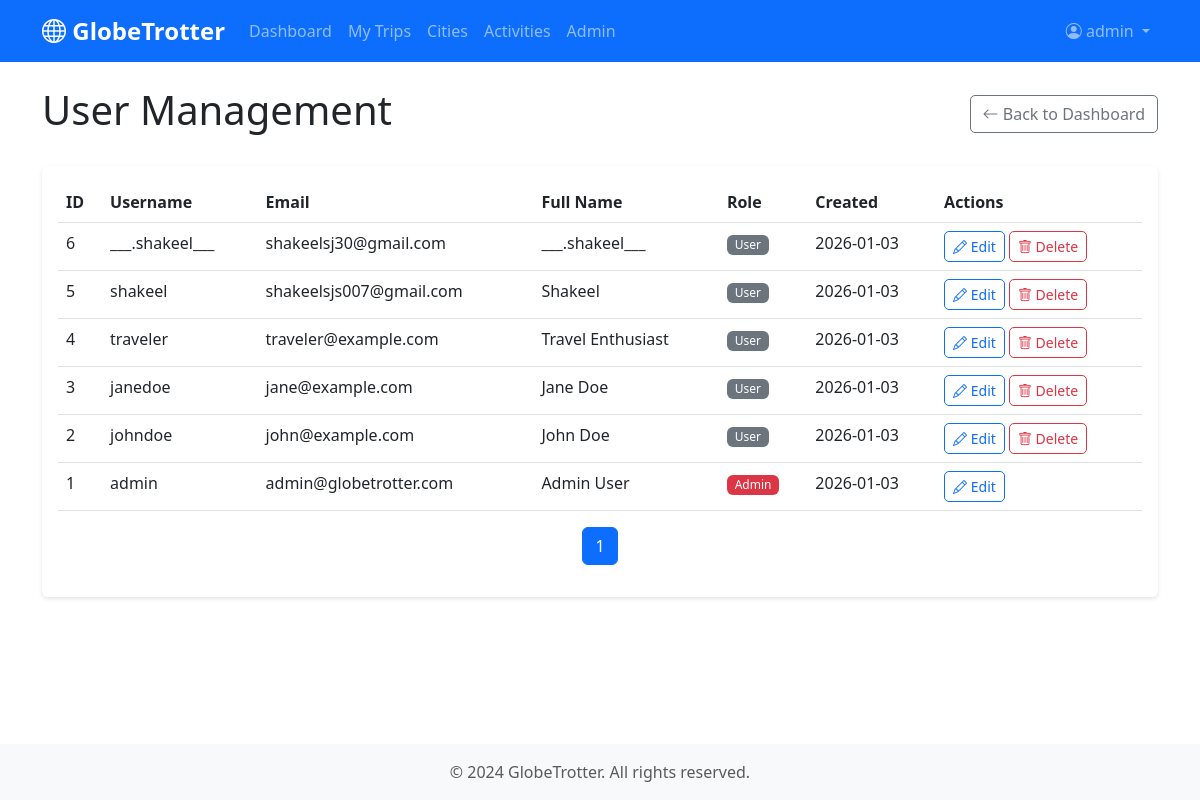
Page /admin/users (signed in) on the committed database.
### app/models.py (models this page shows, shortened)
class User(UserMixin, db.Model):
    __tablename__ = 'users'
    id = db.Column(db.Integer, primary_key=True)
    email = db.Column(db.String(120), unique=True, nullable=False, index=True)
    username = db.Column(db.String(80), unique=True, nullable=False)
    password_hash = db.Column(db.String(255), nullable=False)
    full_name = db.Column(db.String(100))
    avatar_url = db.Column(db.String(255))
    role = db.Column(db.String(20), default='User', nullable=False)
    language_preference = db.Column(db.String(10), default='en')
    created_at = db.Column(db.DateTime, default=datetime.utcnow)
    updated_at = db.Column(db.DateTime, default=datetime.utcnow, onupdate=datetime.utcnow)
    trips = db.relationship('Trip', backref='user', lazy='dynamic', cascade='all, delete-orphan')
    saved_destinations = db.relationship('SavedDestination', backref='user', lazy='dynamic', cascade='all, delete-orphan')
    def is_admin(self):
        return self.role == 'Admin'

### app/routes/admin.py (the view)
@bp.route('/users')
@login_required
@admin_required
def users():
    page = request.args.get('page', 1, type=int)
    per_page = 20
    users_list = User.query.order_by(User.created_at.desc()).paginate(
        page=page, per_page=per_page, error_out=False
    )
    return render_template('admin/users.html', users=users_list)

### app/__init__.py (called while the page is built)
@login_manager.user_loader
def load_user(user_id):
    return User.query.get(int(user_id))

### app/routes/admin.py (called while the page is built)
def admin_required(f):
    from functools import wraps
    @wraps(f)
    def decorated_function(*args, **kwargs):
        if not current_user.is_authenticated or not current_user.is_admin():
            flash('Admin access required.', 'danger')
            return redirect(url_for('dashboard.index'))
        return f(*args, **kwargs)
    return decorated_function

### app/templates/admin/users.html (shortened to what this page needs)
{% extends "base.html" %}
{% block content %}
<div class="d-flex justify-content-between align-items-center mb-4">
    <h1>User Management</h1>
    <a href="{{ url_for('admin.dashboard') }}" class="btn btn-outline-secondary">
        <i class="bi bi-arrow-left"></i> Back to Dashboard
    </a>
</div>
<div class="card">
    <div class="card-body">
        {% if users.items %}
        <div class="table-responsive">
            <table class="table table-hover">
                <thead>
                    <tr>
                        <th>ID</th>
                        <th>Username</th>
                        <th>Email</th>
                        <th>Full Name</th>
                        <th>Role</th>
                        <th>Created</th>
                        <th>Actions</th>
                    </tr>
                </thead>
                <tbody>
                    {% for user in users.items %}
                    <tr>
                        <td>{{ user.id }}</td>
                        <td>{{ user.username }}</td>
                        <td>{{ user.email }}</td>
                        <td>{{ user.full_name or '-' }}</td>
                        <td>
                            <span class="badge bg-{{ 'danger' if user.is_admin() else 'secondary' }}">{{ user.role }}</span>
                        </td>
                        <td>{{ user.created_at.strftime('%Y-%m-%d') }}</td>
                        <td>
                            <a href="{{ url_for('admin.edit_user', user_id=user.id) }}" class="btn btn-sm btn-outline-primary">
                                <i class="bi bi-pencil"></i> Edit
                            </a>
                            {% if not user.is_admin() or user.id != current_user.id %}
                            <form method="POST" action="{{ url_for('admin.delete_user', user_id=user.id) }}" class="d-inline" onsubmit="return confirm('Are you sure you want to delete this user?');">
                                <button type="submit" class="btn btn-sm btn-outline-danger">
                                    <i class="bi bi-trash"></i> Delete
                                </button>
                            </form>
                            {% endif %}
                        </td>
                    </tr>
                    {% endfor %}
                </tbody>
            </table>
        </div>
        <nav>
            <ul class="pagination justify-content-center">
                {% for page_num in users.iter_pages(left_edge=1, right_edge=1, left_current=2, right_current=2) %}
                    {% if page_num %}
                        {% if page_num == users.page %}
                        <li class="page-item active"><span class="page-link">{{ page_num }}</span></li>
                        {% else %}
                        <li class="page-item">
                            <a class="page-link" href="{{ url_for('admin.users', page=page_num) }}">{{ page_num }}</a>
                        </li>
                        {% endif %}
                    {% else %}
                    <li class="page-item disabled"><span class="page-link">...</span></li>
                    {% endif %}
                {% endfor %}
            </ul>
        </nav>
        {% else %}
        <p class="text-muted">No users found.</p>
        {% endif %}
    </div>
</div>
{% endblock %}

### app/templates/base.html (shortened to what this page needs)
<!DOCTYPE html>
<html lang="en">
<head>
    <link href="https://cdn.jsdelivr.net/npm/bootstrap@5.3.0/dist/css/bootstrap.min.css" rel="stylesheet">
    <link rel="stylesheet" href="https://cdn.jsdelivr.net/npm/bootstrap-icons@1.10.0/font/bootstrap-icons.css">
    <link rel="stylesheet" href="{{ url_for('static', filename='css/style.css') }}">
</head>
<body>
    <nav class="navbar navbar-expand-lg navbar-dark bg-primary">
        <div class="container">
            <a class="navbar-brand" href="{{ url_for('dashboard.index') }}">
                <i class="bi bi-globe"></i> GlobeTrotter
            </a>
            <div class="collapse navbar-collapse" id="navbarNav">
                <ul class="navbar-nav me-auto">
                    <li class="nav-item">
                        <a class="nav-link" href="{{ url_for('dashboard.index') }}">Dashboard</a>
                    </li>
                    <li class="nav-item">
                        <a class="nav-link" href="{{ url_for('trips.list') }}">My Trips</a>
                    </li>
                    <li class="nav-item">
                        <a class="nav-link" href="{{ url_for('cities.search') }}">Cities</a>
                    </li>
                    <li class="nav-item">
                        <a class="nav-link" href="{{ url_for('activities.search') }}">Activities</a>
                    </li>
                    {% if current_user.is_authenticated and current_user.is_admin() %}
                    <li class="nav-item">
                        <a class="nav-link" href="{{ url_for('admin.dashboard') }}">Admin</a>
                    </li>
                    {% endif %}
                </ul>
                <ul class="navbar-nav">
                    {% if current_user.is_authenticated %}
                    <li class="nav-item dropdown">
                        <a class="nav-link dropdown-toggle" href="#" id="navbarDropdown" role="button" data-bs-toggle="dropdown">
                            {% if current_user.avatar_url %}
                            <img src="{{ current_user.avatar_url }}" alt="Avatar" class="rounded-circle me-1" style="width: 24px; height: 24px;">
                            {% else %}
                            <i class="bi bi-person-circle"></i>
                            {% endif %}
                            {{ current_user.username }}
                        </a>
                    </li>
                    {% endif %}
                </ul>
            </div>
        </div>
    </nav>
    <main class="container my-4">
        {% block content %}{% endblock %}
    </main>
    <footer class="bg-light text-center py-3 mt-5">
        <div class="container">
            <p class="text-muted mb-0">&copy; 2024 GlobeTrotter. All rights reserved.</p>
        </div>
    </footer>
</body>
</html>

### app/static/css/style.css (style rules this page uses)
:root { --primary-color: #0d6efd; --secondary-color: #6c757d; --success-color: #198754; --danger-color: #dc3545; --warning-color: #ffc107; --info-color: #0dcaf0; }
body { font-family: 'Segoe UI', Tahoma, Geneva, Verdana, sans-serif; min-height: 100vh; display: flex; flex-direction: column; }
main { flex: 1; }
.navbar-brand { font-weight: bold; font-size: 1.5rem; }
.card { border: none; box-shadow: 0 2px 4px rgba(0,0,0,0.1); transition: box-shadow 0.3s ease; }
.btn { border-radius: 5px; transition: all 0.3s ease; }
footer { margin-top: auto; }
.badge { padding: 0.35em 0.65em; font-weight: 500; }
main { animation: fadeIn 0.3s ease-in; }

### rows in the picture
User: username "admin", id "1", email "admin@globetrotter.com", full_name "Admin User", role "Admin", created_at "2026-01-03"
User: id "6", username "___.shakeel___", email "shakeelsj30@gmail.com", full_name "___.shakeel___", role "User", created_at "2026-01-03"
User: id "5", username "shakeel", email "shakeelsjs007@gmail.com", full_name "Shakeel", role "User", created_at "2026-01-03"
User: id "4", username "traveler", email "traveler@example.com", full_name "Travel Enthusiast", role "User", created_at "2026-01-03"
User: id "3", username "janedoe", email "jane@example.com", full_name "Jane Doe", role "User", created_at "2026-01-03"
User: id "2", username "johndoe", email "john@example.com", full_name "John Doe", role "User", created_at "2026-01-03"

### other values in the picture
{{ page_num }} "1"
